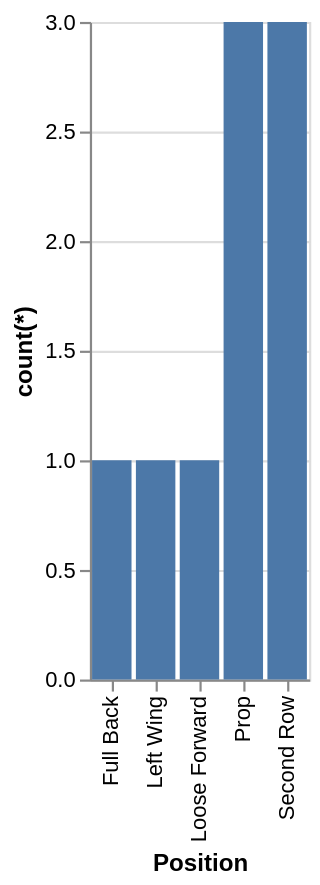

Express this chart as Vega-Lite.
### Vega-Lite specification from a JSON file in a GitHub repository (floating-point values rounded to 4 significant figures)
{"data": {"values": [{"x_data": "Full Back", "y_data": 1}, {"x_data": "Left Wing", "y_data": 1}, {"x_data": "Loose Forward", "y_data": 1}, {"x_data": "Prop", "y_data": 3}, {"x_data": "Second Row", "y_data": 3}]}, "mark": "bar", "encoding": {"x": {"field": "x_data", "type": "nominal", "title": "Position", "sort": "ascending"}, "y": {"field": "y_data", "type": "quantitative", "title": "count(*)"}}}
